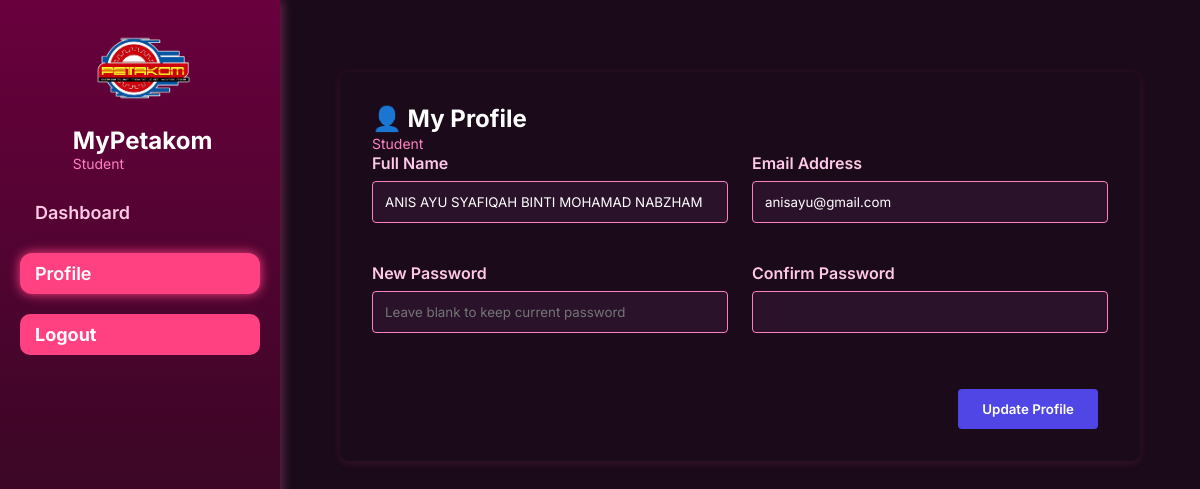
Before: /User/Profiles.php (signed in) with the older database file.
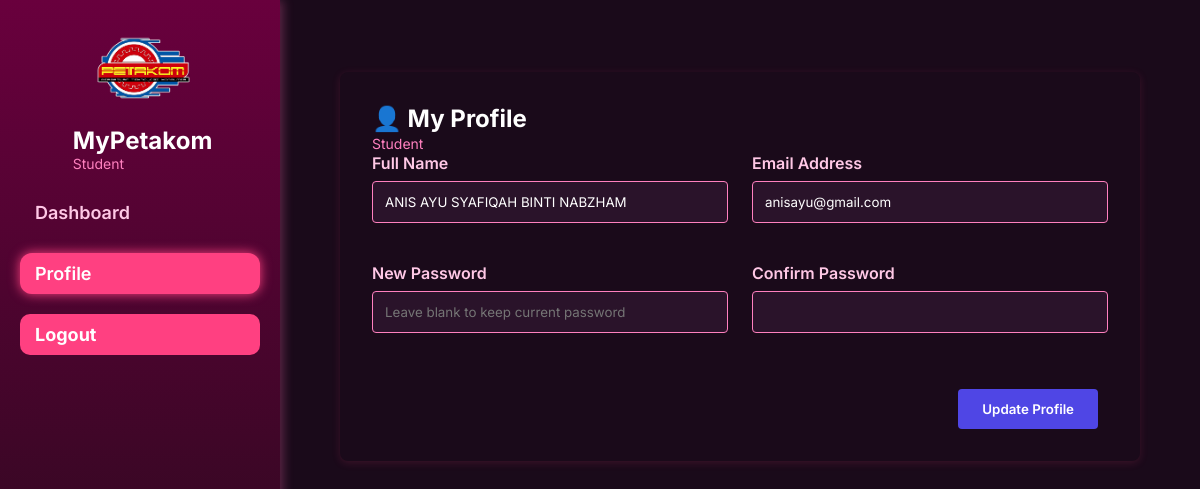
After: the same page with the newer database file.
### tables this page shows
CREATE TABLE `student` (
  `studentID` varchar(10) NOT NULL,
  `studentName` varchar(80) NOT NULL,
  `studentEmail` varchar(100) NOT NULL,
  `studentPassword` varchar(255) NOT NULL,
  `studentCard` varchar(100) NOT NULL,
  `verify` varchar(20) NOT NULL,
  `qr_code` varchar(100) NOT NULL
);

### User/Profiles.php (the view, shortened to what this page needs)
<?php
require_once '../DB_mypetakom/db.php';
$userID = $_SESSION['userID'];
$role = strtolower($_SESSION['role'] ?? $_SESSION['staffRole'] ?? 'student');
$table = ($role === 'student') ? 'student' : 'staff';
$idField = ($role === 'student') ? 'studentID' : 'staffID';
$nameField = ($role === 'student') ? 'studentName' : 'staffName';
$emailField = ($role === 'student') ? 'studentEmail' : 'staffEmail';
$stmt = $conn->prepare("SELECT $nameField, $emailField FROM $table WHERE $idField=?");
$stmt->bind_param("s", $userID);
$stmt->execute();
$result = $stmt->get_result();
$user = $result->fetch_assoc();
?>
<!DOCTYPE html>
<html lang="en">
<head>
    <link rel="stylesheet" href="../Home/adminHomePage.css">
    <link rel="stylesheet" href="profile.css">
</head>
<body>
    <div class="sidebar">
        <div class="sidebar-header">
            <img src="/MyPetakom/petakom-logo.png" alt="PETAKOM Logo" class="logo" />
            <div class="sidebar-text">
                <h2>MyPetakom</h2>
                <p class="role-label"><?= ucfirst($role) ?></p>
            </div>
        </div>
        <nav class="menu">
            <ul>
                <li><a href="../Home/<?= $role === 'student' ? 'studentHomePage.php' : 'advisorHomePage.php' ?>">Dashboard</a></li>
                <li><a href="profile.php" class="active">Profile</a></li>
                <li>
                    <form method="post" action="../ManageLogin/Logout.php" class="logout-form">
                        <button type="submit" name="logout" class="sidebar-button">Logout</button>
                    </form>
                </li>
            </ul>
        </nav>
    </div>
    <div class="main-content">
        <div class="profile-content">
            <div class="profile-header">
                <h2>👤 My Profile</h2>
                <span class="role-label"><?= ucwords(str_replace('_', ' ', $role)) ?></span>
            </div>
            <form method="POST" class="profile-form">
                <div class="form-group">
                    <label for="name">Full Name</label>
                    <input type="text" id="name" name="name" value="<?= htmlspecialchars($user[$nameField]) ?>" required>
                </div>
                <div class="form-group">
                    <label for="email">Email Address</label>
                    <input type="email" id="email" name="email" value="<?= htmlspecialchars($user[$emailField]) ?>" required>
                </div>
                <div class="form-group">
                    <label for="password">New Password</label>
                    <input type="password" id="password" name="password" placeholder="Leave blank to keep current password">
                </div>
                <div class="form-group">
                    <label for="confirm_password">Confirm Password</label>
                    <input type="password" id="confirm_password" name="confirm_password">
                </div>
                <div class="form-actions">
                    <button type="submit" class="btn btn-primary">Update Profile</button>
                </div>
            </form>
        </div>
    </div>
</body>
</html>

Changed rows visible on the page:
changed student "anisayu@gmail.com": name "ANIS AYU SYAFIQAH BINTI MOHAMAD NABZHAM" → "ANIS AYU SYAFIQAH BINTI NABZHAM"
